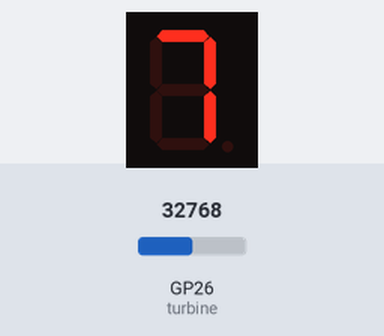
This program was run on a simulated Raspberry Pi Pico running MicroPython. Parts: 1-digit seven-segment display. The inputs (shaded band) are chosen by the test bench; at power-on: GP26 (turbine) = 32768 (analog values on the 0–65535 scale). The segment pins are drawn as the display they are named for.

Above: at 1.2 s.
1.3 s: GP26 (turbine) set to 45874
At 2.5 s:
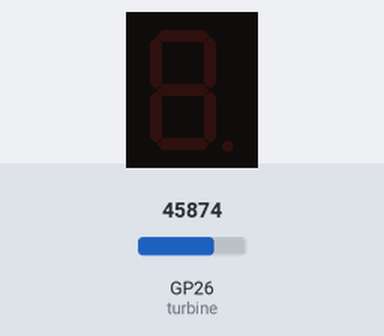
2.8 s: GP26 (turbine) set to 19660
At 3.9 s:
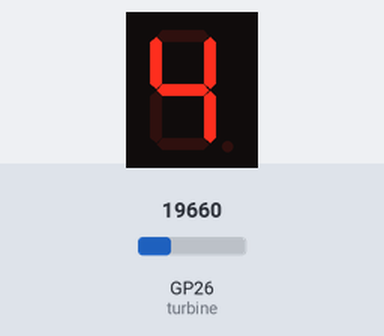
4.3 s: GP26 (turbine) set to 7864
At 5.0 s:
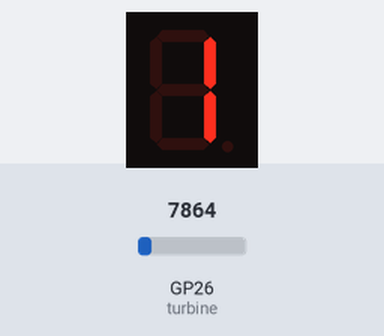
Timing chart, 0 to 7.3 s (numbered marks = the images above; inputs shaded):
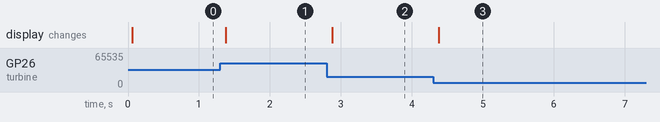

The program:

Experiment08.py
```python
'''
Kitronik Inventor's Kit Exp 8

Control a seven segment display to show how much 'power' is generated from a 'wind turbine'
'''
import machine
import time
import math

# Setup the pins controlling the individual 7-segment display segments
segA = machine.Pin(18, machine.Pin.OUT)
segB = machine.Pin(17, machine.Pin.OUT)
segC = machine.Pin(16, machine.Pin.OUT)
segD = machine.Pin(15, machine.Pin.OUT)
segE = machine.Pin(14, machine.Pin.OUT)
segF = machine.Pin(13, machine.Pin.OUT)
segG = machine.Pin(12, machine.Pin.OUT)

pins = [segA, segB, segC, segD, segE, segF, segG] # Store the segment pins in a list for easy access

turbine = machine.ADC(26) # Setup the analogue (A0) on GP26 with a human-readable name

'''
This list of 10 numbers shows the states of the pins for the segments
to display the appropriate number. This is used to simplify the code
later - we can index the list to display the correct number.
'''
# numbers = [zero, one, two, three, four, five, six, seven, eight, nine, clear display]
numbers = [[1,1,1,1,1,1,0],
          [0,1,1,0,0,0,0],
          [1,1,0,1,1,0,1],
          [1,1,1,1,0,0,1],
          [0,1,1,0,0,1,1],
          [1,0,1,1,0,1,1],
          [1,0,1,1,1,1,1],
          [1,1,1,0,0,0,0],
          [1,1,1,1,1,1,1],
          [1,1,1,0,0,1,1],
          [0,0,0,0,0,0,0]]

clearDisplay = 10 # The position in the numbers list of the clear display setup

# This function takes in which number should be displayed, and then selects the correct pin/segment setup from the numbers list to control the output pins
def displayNumber(numberToDisplay):
    pin = 0
    for segment in range (7):
        pins[pin].value(numbers[numberToDisplay][segment])
        pin += 1

    return numberToDisplay

# Convert a value proportionally from one range to another
def scale(value, fromMin, fromMax, toMin, toMax):
    return toMin + ((value - fromMin) * ((toMax - toMin) / (fromMax - fromMin)))

displayNumber(clearDisplay) # Make sure the display is off

while True:
    # First read in the generated voltage
    generatedValue = turbine.read_u16()
    # Now we scale it to a much smaller range, as we only have a single 0-9 display
    # The ADC input ranges from 0 to 65535, but due to the voltage divider in the circuit, the maximum seen will only ever be 40000
    displayValue = scale(generatedValue, 0, 40000, 0, 9)
    # And finally display it
    displayNumber(math.trunc(displayValue))

    # Add a small delay so that the number doesnt change to rapidly to read.
    time.sleep_ms(100)
```

Measured:
- after the input at 1.3 s, the display: changes after 0.08 s (image 1)
- after the input at 2.8 s, the display: changes after 0.08 s (image 2)
- after the input at 4.3 s, the display: changes after 0.08 s (image 3)
